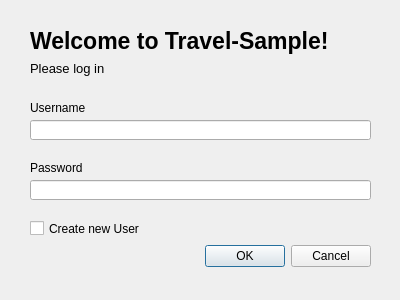
<?xml version="1.0" encoding="UTF-8"?>
<ui version="4.0">
 <class>Login</class>
 <widget class="QDialog" name="Login">
  <property name="geometry">
   <rect>
    <x>0</x>
    <y>0</y>
    <width>400</width>
    <height>300</height>
   </rect>
  </property>
  <property name="windowTitle">
   <string>Dialog</string>
  </property>
  <widget class="QDialogButtonBox" name="buttonBox">
   <property name="geometry">
    <rect>
     <x>30</x>
     <y>240</y>
     <width>341</width>
     <height>32</height>
    </rect>
   </property>
   <property name="orientation">
    <enum>Qt::Horizontal</enum>
   </property>
   <property name="standardButtons">
    <set>QDialogButtonBox::Cancel|QDialogButtonBox::Ok</set>
   </property>
  </widget>
  <widget class="QLabel" name="label">
   <property name="geometry">
    <rect>
     <x>30</x>
     <y>20</y>
     <width>341</width>
     <height>41</height>
    </rect>
   </property>
   <property name="font">
    <font>
     <pointsize>17</pointsize>
     <weight>75</weight>
     <bold>true</bold>
    </font>
   </property>
   <property name="text">
    <string>Welcome to Travel-Sample!</string>
   </property>
  </widget>
  <widget class="QLabel" name="label_2">
   <property name="geometry">
    <rect>
     <x>30</x>
     <y>60</y>
     <width>121</width>
     <height>16</height>
    </rect>
   </property>
   <property name="font">
    <font>
     <pointsize>10</pointsize>
    </font>
   </property>
   <property name="text">
    <string>Please log in</string>
   </property>
  </widget>
  <widget class="QLabel" name="label_3">
   <property name="geometry">
    <rect>
     <x>30</x>
     <y>100</y>
     <width>101</width>
     <height>16</height>
    </rect>
   </property>
   <property name="text">
    <string>Username</string>
   </property>
  </widget>
  <widget class="QLineEdit" name="lnEdUsername">
   <property name="geometry">
    <rect>
     <x>30</x>
     <y>120</y>
     <width>341</width>
     <height>20</height>
    </rect>
   </property>
  </widget>
  <widget class="QLabel" name="label_4">
   <property name="geometry">
    <rect>
     <x>30</x>
     <y>160</y>
     <width>341</width>
     <height>16</height>
    </rect>
   </property>
   <property name="text">
    <string>Password</string>
   </property>
  </widget>
  <widget class="QLineEdit" name="lnEdpassword">
   <property name="geometry">
    <rect>
     <x>30</x>
     <y>180</y>
     <width>341</width>
     <height>20</height>
    </rect>
   </property>
   <property name="echoMode">
    <enum>QLineEdit::Password</enum>
   </property>
  </widget>
  <widget class="QCheckBox" name="cbCreateNewUser">
   <property name="geometry">
    <rect>
     <x>30</x>
     <y>220</y>
     <width>341</width>
     <height>17</height>
    </rect>
   </property>
   <property name="text">
    <string>Create new User</string>
   </property>
  </widget>
 </widget>
 <resources/>
 <connections>
  <connection>
   <sender>buttonBox</sender>
   <signal>accepted()</signal>
   <receiver>Login</receiver>
   <slot>accept()</slot>
   <hints>
    <hint type="sourcelabel">
     <x>248</x>
     <y>254</y>
    </hint>
    <hint type="destinationlabel">
     <x>157</x>
     <y>274</y>
    </hint>
   </hints>
  </connection>
  <connection>
   <sender>buttonBox</sender>
   <signal>rejected()</signal>
   <receiver>Login</receiver>
   <slot>reject()</slot>
   <hints>
    <hint type="sourcelabel">
     <x>316</x>
     <y>260</y>
    </hint>
    <hint type="destinationlabel">
     <x>286</x>
     <y>274</y>
    </hint>
   </hints>
  </connection>
 </connections>
</ui>
